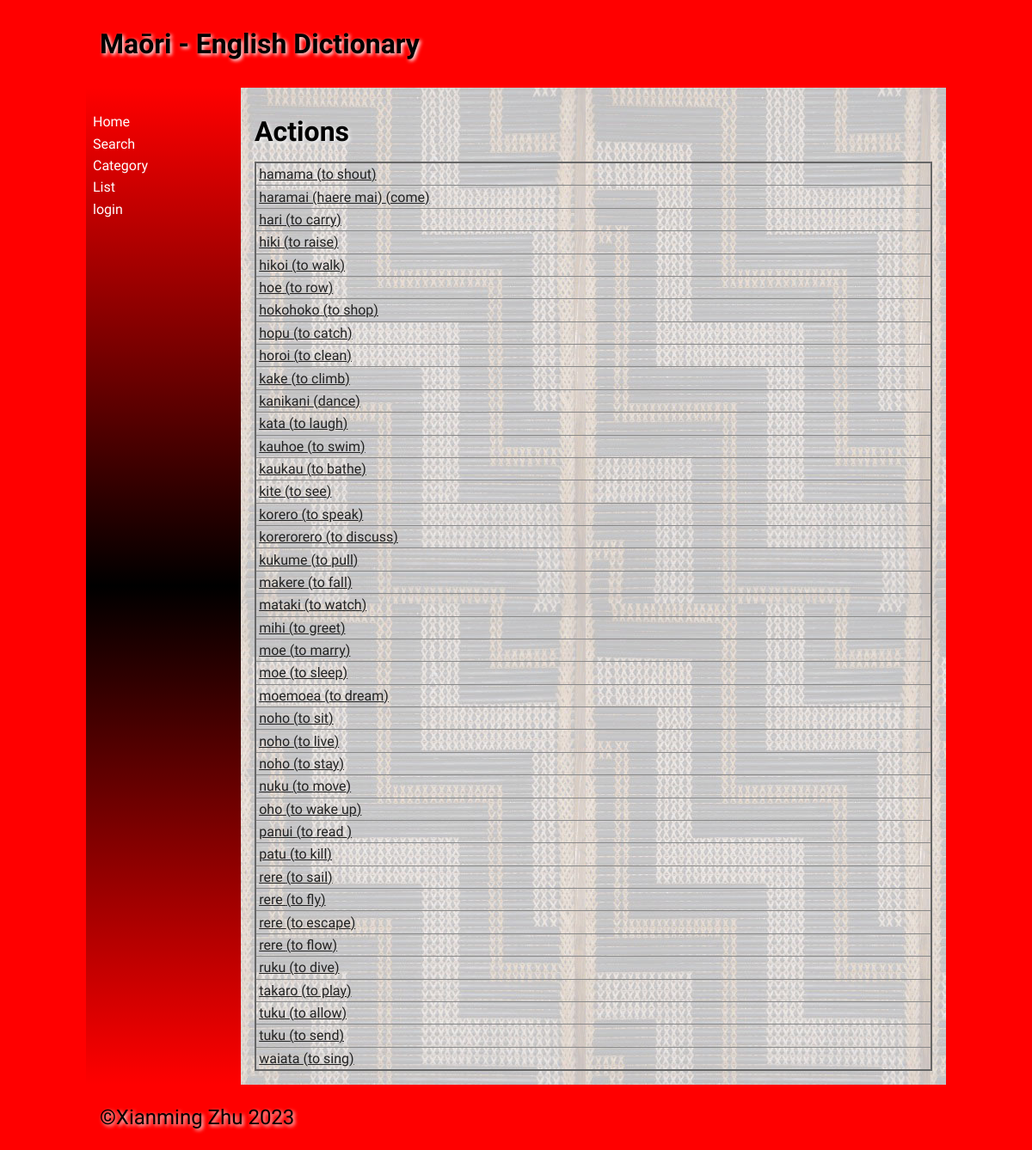
Before: /category_detail/1 with the older database file.
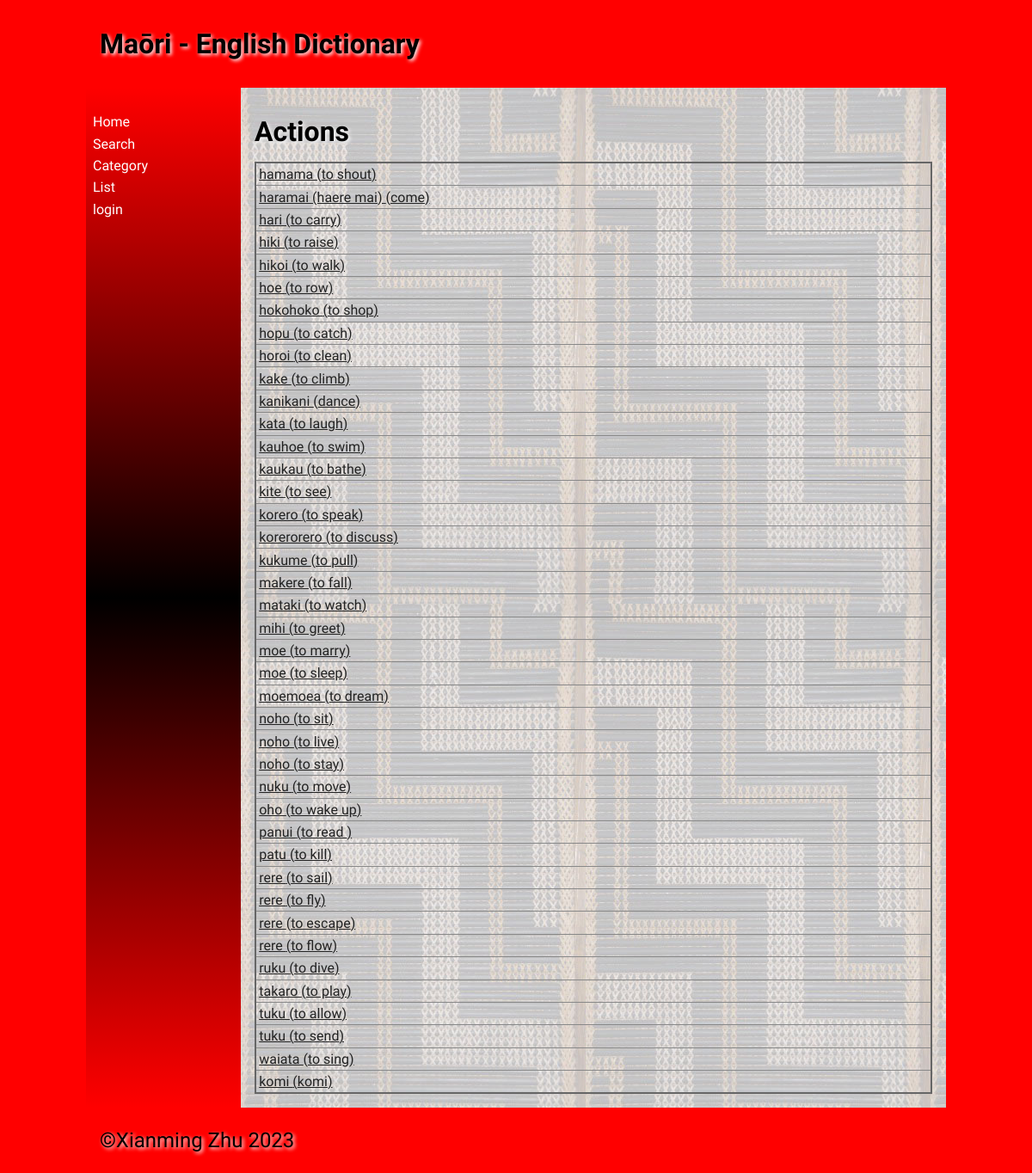
After: the same page with the newer database file.
### tables this page shows
CREATE TABLE "category"
(
    cat_id   integer not null
        constraint category_pk
            primary key
        constraint category_vocab_list_cat_id_fk
            references vocab_list (cat_id),
    cat_name TEXT
);

CREATE TABLE "vocab_list"
(
    Maori      TEXT,
    English    TEXT,
    cat_id     TEXT,
    Definition TEXT,
    Level      integer,
    word_id    integer
        constraint vocab_list_pk
            primary key,
    editor_id  INTEGER,
    images     TEXT
);

### app.py (the view)
@app.route('/category_detail/<int:cat_id>')
def category_detail(cat_id):
    db = get_db()
    words = db.execute('SELECT * FROM vocab_list WHERE cat_id = ?', (cat_id,)).fetchall()
    category_name = db.execute('SELECT * FROM Category WHERE cat_id = ?', (cat_id,)).fetchone()[1]
    return render_template('category_detail.html', category_name=category_name, words=words)

### app.py (called while the page is built)
def get_db():
    db = getattr(g, '_database', None)
    if db is None:
        db = g._database = sqlite3.connect(DATABASE)
        db.row_factory = sqlite3.Row
    return db

### templates/category_detail.html (shortened to what this page needs)
{% extends 'base.html' %}
{% block heading %}Maōri - English Dictionary{% endblock %}
{% block main %}
 <h1>{{ category_name }}</h1>
    <table>
         {% for word in words %}
             <tr><td><a href="{{ url_for('word_detail', word_id=word[5]) }}">{{ word[0] }} ({{ word[1] }})</a></td></tr>
         {% endfor %}
    </table>
{% endblock %}

### templates/base.html (shortened to what this page needs)
<!doctype html>
<html lang="en">
<head>
	<link href="{{ url_for('static', filename='css/style.css') }}" rel="stylesheet">
</head>
<body>
	<div id="container">
		<header>
			<h1>{% block heading %}{% endblock %}</h1>
		</header>
		<nav>
			<ul>
                <li><a href="/">Home</a></li>
                <li><a href="/search">Search</a></li>
                <li><a href="/category_list">Category</a></li>
                <li><a href="/list">List</a> </li>
               {% if logged_in %}
                  <li><a href="/logout">logout</a></li>
               {% else %}
                  <li><a href="/login">login</a></li>
               {% endif %}
            </ul>
		</nav>
		<main>
            {% block main%}{% endblock %}
        </main>
		<footer>
			<p>
				&copy;Xianming Zhu 2023
			</p>
		</footer>
	</div>
</body>
</html>

### static/css/style.css (style rules this page uses)
* { font-family: Comfortaa, sans-serif; margin: 0; padding: 0; box-sizing: border-box; }
body { background-color: #ff0000; }
#container { display: grid; grid-template-columns: 75px auto; grid-template-areas: 'nav header' 'main main' 'footer footer'; }
header { grid-area: header; background-color: #f00; padding: 1rem; }
nav { grid-area: nav; }
main { grid-area: main; padding: 1rem; background-color: #edd; }
h1, h2, h3, h4 { padding: 1rem 0; font-family: 'Suez One', serif; color: #000; text-shadow: 2px 2px 4px #fff; }
p { padding: 0.5rem 0; }
a { color: #222; }
table { width: 100%; border: 2px solid #666; border-collapse: collapse; }
th, td { border: 1px solid #888; padding: 0.2rem; text-align: left; }
footer { grid-area: footer; padding: 1rem; background-color: #f00; }
footer p { color: #000; text-shadow: 2px 2px 4px #fff; font-size: 1.5rem; }
@media only screen and (min-width: 768px) { #container { grid-template-columns: 180px auto; grid-template-areas: 'header header' 'nav main' 'footer footer'; } }
@media only screen and (min-width: 768px) { nav { background: linear-gradient(180deg, rgba(255,0,0,1) 0%, rgba(0, 0, 0, 1) 50%, rgba(255,0,0,1) 100%); padding: 0.5rem; } }
@media only screen and (min-width: 768px) { nav ul { list-style: none; } }
@media only screen and (min-width: 768px) { nav li { padding: 0.2rem 0; } }
@media only screen and (min-width: 768px) { nav a { color: #fff; text-decoration: none; } }
@media only screen and (min-width: 768px) { main { background-image: url('/poutama.jpg'); } }
@media only screen and (min-width: 1000px) { #container { width: 1000px; margin: auto; } }

Changed rows visible on the page:
added vocab_list: Maori "komi", English "komi"
